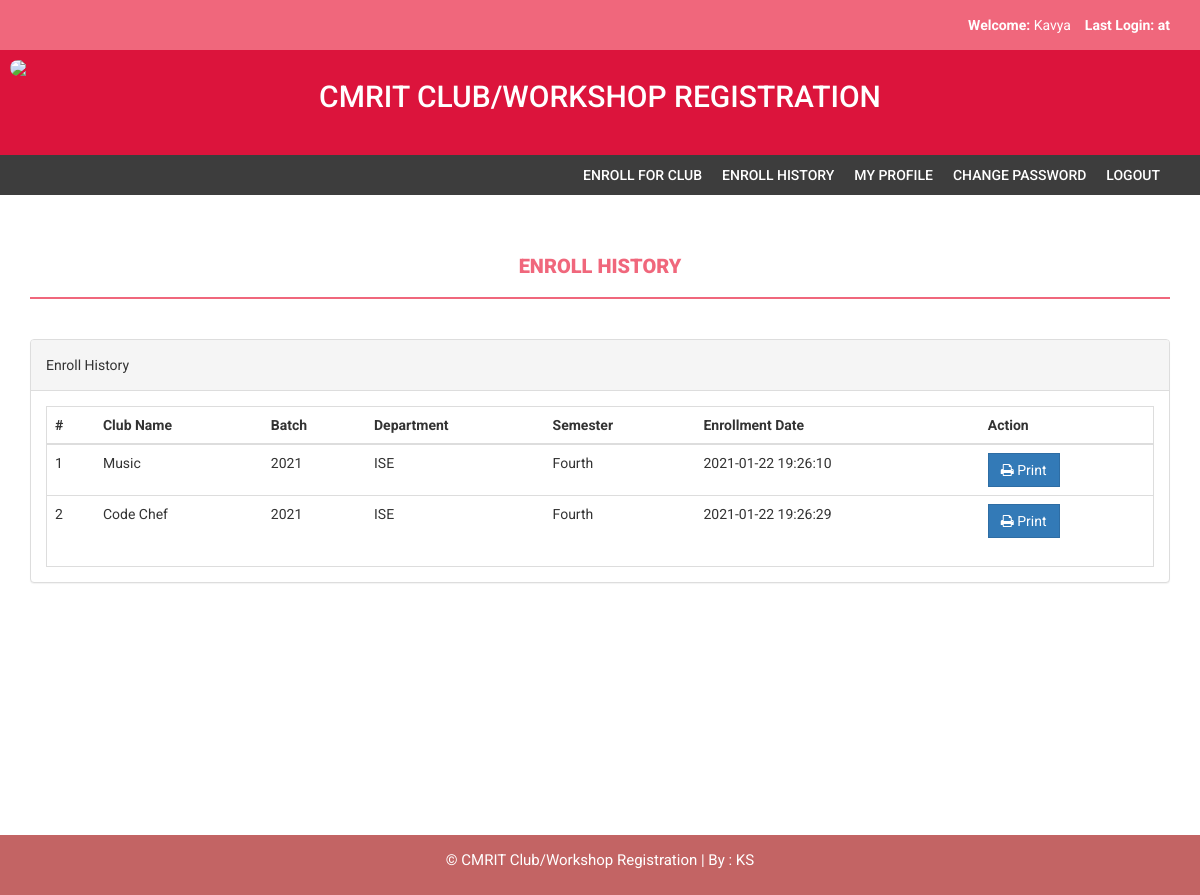
/enroll-history.php (signed in), run on the app's committed database.
### tables this page shows
CREATE TABLE `courseenrolls` (
  `id` int(11) NOT NULL,
  `studentRegno` varchar(255) DEFAULT NULL,
  `pincode` varchar(255) DEFAULT NULL,
  `session` int(11) DEFAULT NULL,
  `department` int(11) DEFAULT NULL,
  `level` int(11) DEFAULT NULL,
  `semester` int(11) DEFAULT NULL,
  `course` int(11) DEFAULT NULL,
  `enrollDate` timestamp NULL DEFAULT current_timestamp()
);

CREATE TABLE `course` (
  `id` int(11) NOT NULL,
  `courseCode` varchar(255) DEFAULT NULL,
  `courseName` varchar(255) DEFAULT NULL,
  `courseUnit` varchar(255) DEFAULT NULL,
  `noofSeats` int(11) DEFAULT NULL,
  `creationDate` timestamp NULL DEFAULT current_timestamp(),
  `updationDate` varchar(255) DEFAULT NULL
);

CREATE TABLE `session` (
  `id` int(11) NOT NULL,
  `session` varchar(255) DEFAULT NULL,
  `creationDate` timestamp NULL DEFAULT current_timestamp()
);

CREATE TABLE `department` (
  `id` int(11) NOT NULL,
  `department` varchar(255) DEFAULT NULL,
  `creationDate` timestamp NULL DEFAULT current_timestamp()
);

CREATE TABLE `semester` (
  `id` int(11) NOT NULL,
  `semester` varchar(255) DEFAULT NULL,
  `creationDate` timestamp NULL DEFAULT current_timestamp(),
  `updationDate` varchar(255) DEFAULT NULL
);

### enroll-history.php (the view, shortened to what this page needs)
<?php
if(strlen($_SESSION['login'])==0)
    {
header('location:index.php');
}
else{
?>
<!DOCTYPE html>
<html xmlns="http://www.w3.org/1999/xhtml">
<head>
    <link href="assets/css/bootstrap.css" rel="stylesheet" />
    <link href="assets/css/font-awesome.css" rel="stylesheet" />
    <link href="assets/css/style.css" rel="stylesheet" />
</head>
<body>
<?php include('includes/header.php');?>
<?php if($_SESSION['login']!="")
{
 include('includes/menubar.php');
}
 ?>
    <div class="content-wrapper">
        <div class="container">
              <div class="row">
                    <div class="col-md-12">
                        <h1 class="page-head-line" style="text-align:center;">Enroll History  </h1>
                    </div>
                </div>
                <div class="row" >
                <div class="col-md-12">
                    <div class="panel panel-default">
                        <div class="panel-heading">
                           Enroll History
                        </div>
                        <div class="panel-body">
                            <div class="table-responsive table-bordered">
                                <table class="table">
                                    <thead>
                                        <tr>
                                            <th>#</th>
                                            <th>Club Name </th>
                                            <th>Batch </th>
                                            <th> Department</th>
                                                <th>Semester</th>
                                             <th>Enrollment Date</th>
                                             <th>Action</th>
                                        </tr>
                                    </thead>
                                    <tbody>
<?php
$sql=mysqli_query($con,"select courseenrolls.course as cid, course.courseName as courname,session.session as session,department.department as dept,courseenrolls.enrollDate as edate ,semester.semester as sem from courseenrolls join course on course.id=courseenrolls.course join session on session.id=courseenrolls.session join department on department.id=courseenrolls.department   join semester on semester.id=courseenrolls.semester  where courseenrolls.studentRegno='".$_SESSION['login']."'");
$cnt=1;
while($row=mysqli_fetch_array($sql))
{
?>
                                        <tr>
                                            <td><?php echo $cnt;?></td>
                                            <td><?php echo htmlentities($row['courname']);?></td>
                                            <td><?php echo htmlentities($row['session']);?></td>
                                            <td><?php echo htmlentities($row['dept']);?></td>
                                            <td><?php echo htmlentities($row['sem']);?></td>
                                             <td><?php echo htmlentities($row['edate']);?></td>
                                            <td>
                                            <a href="print.php?id=<?php echo $row['cid']?>" target="_blank">
<button class="btn btn-primary"><i class="fa fa-print "></i> Print</button> </a>
                                            </td>
                                        </tr>
<?php
$cnt++;
} ?>
                                    </tbody>
                                </table>
                            </div>
                        </div>
                    </div>
                </div>
            </div>
        </div>
    </div>
  <?php include('includes/footer.php');?>
</body>
</html>
<?php } ?>

### assets/css/style.css (style rules this page uses)
body { font-family: 'Roboto', sans-serif; line-height: 30px; }
.content-wrapper { margin-top: 40px; min-height: 600px; padding-bottom: 60px; }
.page-head-line { font-weight: 900; padding-bottom: 20px; border-bottom: 2px solid #F0677C; text-transform: uppercase; color: #F0677C; font-size: 20px; margin-bottom: 40px; }
.btn { border-radius: 0px; -webkit-border-radius: 0px; -moz-border-radius: 0px; }

### data on the page
courseenrolls: course.courseName "Music", session.session "2021", department.department "ISE", semester.semester "Fourth", enrollDate "2021-01-22 19:26:10"
courseenrolls: course.courseName "Code Chef", session.session "2021", department.department "ISE", semester.semester "Fourth", enrollDate "2021-01-22 19:26:29"

### other printed values
$_SESSION['sname'] "Kavya"
